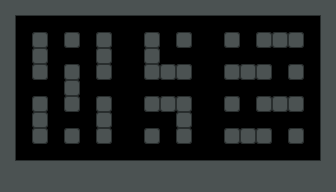

This is a level from a 2D game, rendered from its Tiled map with the project's own tilesets. A one-line summary and the complete map file follow:
An orthogonal 21x12 tile map with 16x16 px tiles, 1 tile layer (wall04), 6 hidden layers not drawn.

<map version="1.4" tiledversion="1.4.2" orientation="orthogonal" renderorder="right-down" width="21" height="12" tilewidth="16" tileheight="16" infinite="0" nextlayerid="8" nextobjectid="1">
 <editorsettings>
  <export target="spawnRing.tmx" format="tmx" />
 </editorsettings>
 <tileset firstgid="1" source="../../Tiles/tiles00.tsx" />
 <layer id="2" name="bg" width="21" height="12" visible="0">
  <data encoding="csv">
128,128,128,128,128,128,128,128,128,128,128,128,128,128,128,128,128,128,128,128,128,
128,128,128,128,128,128,128,128,128,128,128,128,128,128,128,128,128,128,128,128,128,
128,128,128,128,128,128,128,128,128,128,128,128,128,128,128,128,128,128,128,128,128,
128,128,128,128,128,128,128,128,128,128,128,128,128,128,128,128,128,128,128,128,128,
128,128,128,128,128,128,128,128,128,128,128,128,128,128,128,128,128,128,128,128,128,
128,128,128,128,128,128,128,128,128,128,128,128,128,128,128,128,128,128,128,128,128,
128,128,128,128,128,128,128,128,128,128,128,128,128,128,128,128,128,128,128,128,128,
128,128,128,128,128,128,128,128,128,128,128,128,128,128,128,128,128,128,128,128,128,
128,128,128,128,128,128,128,128,128,128,128,128,128,128,128,128,128,128,128,128,128,
128,128,128,128,128,128,128,128,128,128,128,128,128,128,128,128,128,128,128,128,128,
128,128,128,128,128,128,128,128,128,128,128,128,128,128,128,128,128,128,128,128,128,
128,128,128,128,128,128,128,128,128,128,128,128,128,128,128,128,128,128,128,128,128
</data>
 </layer>
 <layer id="6" name="wall05" width="21" height="12" visible="0">
  <data encoding="csv">
2684354585,66,66,66,66,66,66,66,66,66,66,66,66,66,66,66,66,66,66,66,3221225497,
26,0,0,0,0,0,6,0,0,0,6,0,0,0,6,0,0,0,0,0,22,
26,0,6,0,0,0,0,0,6,0,0,0,6,0,0,0,0,0,6,0,22,
26,0,0,0,6,0,0,0,0,0,6,0,0,0,0,0,6,0,0,0,22,
26,0,6,0,0,0,6,0,0,0,0,0,0,0,6,0,0,0,6,0,22,
26,0,0,0,6,0,0,0,6,0,0,0,6,0,0,0,6,0,0,0,22,
26,0,6,0,0,0,6,0,0,0,0,0,0,0,6,0,0,0,6,0,22,
26,0,0,0,6,0,0,0,0,0,6,0,0,0,0,0,6,0,0,0,22,
26,0,6,0,0,0,0,0,6,0,0,0,6,0,0,0,0,0,6,0,22,
26,0,0,0,0,0,6,0,0,0,6,0,0,0,6,0,0,0,0,0,22,
25,3,3,3,3,3,2,2,3,3,3,3,3,3,3,3,3,3,3,3,1610612761,
44,44,44,44,44,44,44,44,44,44,44,44,44,44,44,44,44,44,44,44,44
</data>
 </layer>
 <layer id="5" name="wall04" width="21" height="12">
  <data encoding="csv">
2684354585,66,66,66,66,66,66,66,66,66,66,66,66,66,66,66,66,66,66,66,3221225497,
26,0,0,0,0,0,0,0,0,0,0,0,0,0,0,0,0,0,0,0,22,
26,0,6,0,6,0,6,0,0,6,0,6,0,0,6,0,6,6,6,0,22,
26,0,6,0,0,0,6,0,0,6,0,0,0,0,0,0,0,0,0,0,22,
26,0,6,0,6,0,6,0,0,6,6,6,0,0,6,6,6,0,6,0,22,
26,0,0,0,6,0,0,0,0,0,0,0,0,0,0,0,0,0,0,0,22,
26,0,6,0,6,0,6,0,0,6,6,6,0,0,6,0,6,6,6,0,22,
26,0,6,0,0,0,6,0,0,0,0,6,0,0,0,0,0,0,0,0,22,
26,0,6,0,6,0,6,0,0,6,0,6,0,0,6,6,6,0,6,0,22,
26,0,0,0,0,0,0,0,0,0,0,0,0,0,0,0,0,0,0,0,22,
25,3,3,3,3,3,2,2,3,3,3,3,3,3,3,3,3,3,3,3,1610612761,
44,44,44,44,44,44,44,44,44,44,44,44,44,44,44,44,44,44,44,44,44
</data>
 </layer>
 <layer id="4" name="wall03" width="21" height="12" visible="0">
  <data encoding="csv">
24,24,2684354585,65,65,65,65,65,3221225497,23,23,23,2684354585,65,65,65,65,65,3221225497,24,24,
24,2684354585,68,0,0,0,0,0,64,65,65,65,68,0,0,0,0,0,64,3221225497,24,
2684354585,68,6,0,0,0,0,0,6,0,0,0,6,0,0,0,0,0,6,64,3221225497,
26,0,0,0,6,0,6,0,0,0,0,0,0,0,6,0,6,0,0,0,22,
26,0,6,0,0,0,0,0,6,0,0,0,6,0,0,0,0,0,6,0,22,
26,0,0,0,6,0,6,0,0,0,0,0,0,0,6,0,6,0,0,0,22,
26,0,6,0,0,0,0,0,6,0,0,0,6,0,0,0,0,0,6,0,22,
26,0,0,0,6,0,6,0,0,0,0,0,0,0,6,0,6,0,0,0,22,
25,5,6,0,0,0,0,0,6,0,0,0,6,0,0,0,0,0,6,1,1610612761,
24,25,5,0,0,0,0,0,1,3,3,4,5,0,0,0,0,0,1,1610612761,24,
24,24,25,3,3,3,2,2,1610612761,23,23,23,25,3,3,3,3,3,1610612761,24,24,
44,44,44,44,44,44,44,44,44,44,44,44,44,44,44,44,44,44,44,44,44
</data>
 </layer>
 <layer id="7" name="spawn02" width="21" height="12" visible="0">
  <data encoding="csv">
0,0,0,0,0,0,0,0,0,0,0,0,0,0,0,0,0,0,0,0,0,
0,90,90,90,90,90,90,90,90,90,90,90,90,90,90,90,90,90,90,90,0,
0,90,0,0,0,0,0,0,0,0,0,0,0,0,0,0,0,0,0,90,0,
0,90,0,0,0,0,0,0,0,0,0,0,0,0,0,0,0,0,0,90,0,
0,90,0,0,0,0,0,0,0,0,0,0,0,0,0,0,0,0,0,90,0,
0,90,0,0,0,0,0,0,0,0,0,0,0,0,0,0,0,0,0,90,0,
0,90,0,0,0,0,0,0,0,0,0,0,0,0,0,0,0,0,0,90,0,
0,90,0,0,0,0,0,0,0,0,0,0,0,0,0,0,0,0,0,90,0,
0,90,0,0,0,0,0,0,0,0,0,0,0,0,0,0,0,0,0,90,0,
0,90,90,90,90,90,90,90,90,90,90,90,90,90,90,90,90,90,90,90,0,
0,0,0,0,0,0,0,0,0,0,0,0,0,0,0,0,0,0,0,0,0,
0,0,0,0,0,0,0,0,0,0,0,0,0,0,0,0,0,0,0,0,0
</data>
 </layer>
 <layer id="3" name="walls02" width="21" height="12" visible="0">
  <data encoding="csv">
2684354585,65,65,65,65,65,65,65,3221225497,24,2684354585,65,65,65,65,65,65,65,65,65,3221225497,
26,0,0,0,0,0,0,0,22,24,47,0,0,0,0,0,0,0,0,0,22,
26,0,6,0,6,0,6,0,64,67,68,0,6,0,6,0,1,4,5,0,22,
26,0,0,0,0,0,0,0,0,0,0,0,0,0,0,0,64,3221225497,26,0,22,
26,0,6,0,6,1,5,0,6,0,6,0,6,0,6,0,6,64,68,0,22,
26,0,0,0,0,22,26,0,0,0,0,0,0,0,0,0,0,0,0,0,22,
26,0,6,0,6,64,68,0,6,0,6,0,1,4,5,0,6,0,6,0,22,
26,0,0,0,0,0,0,0,0,0,0,0,64,67,68,0,0,0,0,0,22,
25,5,6,0,6,0,1,5,6,0,6,0,6,0,6,0,6,0,6,0,22,
24,25,5,0,0,0,22,25,5,0,0,0,0,0,0,0,0,0,0,0,22,
24,24,25,3,3,3,1610612761,24,25,3,3,3,3,3,3,3,3,3,3,3,1610612761,
44,44,44,44,44,44,44,44,44,44,44,44,44,44,44,44,44,44,44,44,44
</data>
 </layer>
 <layer id="1" name="walls01" width="21" height="12" visible="0">
  <data encoding="csv">
2684354585,65,65,65,65,65,65,65,65,65,65,65,65,65,65,65,65,65,65,65,3221225497,
26,0,0,0,0,0,0,0,0,0,0,0,0,0,0,0,0,0,0,0,22,
26,0,6,0,6,0,6,0,6,0,6,0,6,0,6,0,6,0,6,0,22,
26,0,0,0,0,0,0,0,0,0,0,0,0,0,0,0,0,0,0,0,22,
26,0,6,0,6,0,6,0,6,0,6,0,6,0,6,0,6,0,6,0,22,
26,0,0,0,0,0,0,0,0,0,0,0,0,0,0,0,0,0,0,0,22,
26,0,6,0,6,0,6,0,6,0,6,0,6,0,6,0,6,0,6,0,22,
26,0,0,0,0,0,0,0,0,0,0,0,0,0,0,0,0,0,0,0,22,
26,0,6,0,6,0,6,0,6,0,6,0,6,0,6,0,6,0,6,0,22,
26,0,0,0,0,0,0,0,0,0,0,0,0,0,0,0,0,0,0,0,22,
25,3,3,3,3,3,3,3,3,3,3,3,3,3,3,3,3,3,3,3,1610612761,
44,44,44,44,44,44,44,44,44,44,44,44,44,44,44,44,44,44,44,44,44
</data>
 </layer>
</map>
